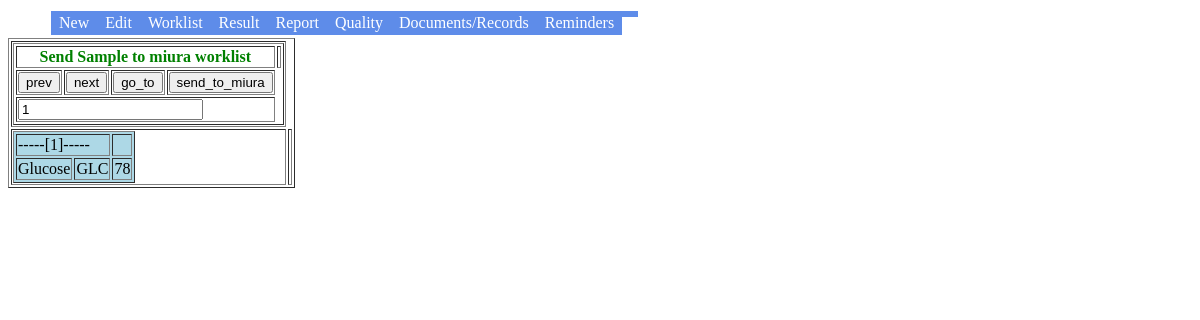
Screenshot of /send_sample_to_miura.php with the database file from the repository.
### tables this page shows
CREATE TABLE `examination` (
  `result` varchar(200) DEFAULT NULL,
  `unit` varchar(10) DEFAULT NULL,
  `name_of_examination` varchar(50) NOT NULL,
  `id` int(11) NOT NULL,
  `referance_range` varchar(200) DEFAULT NULL,
  `sample_type` varchar(20) NOT NULL,
  `preservative` varchar(30) NOT NULL,
  `method_of_analysis` varchar(50) NOT NULL,
  `sample_id` bigint(12) NOT NULL,
  `code` varchar(20) DEFAULT NULL,
  `details` varchar(200) DEFAULT NULL,
  `NABL_Accredited` varchar(20) DEFAULT NULL,
  PRIMARY KEY (`sample_id`,`id`),
  CONSTRAINT `examination_ibfk_1` FOREIGN KEY (`sample_id`) REFERENCES `sample` (`sample_id`) ON DELETE CASCADE ON UPDATE CASCADE
);

### common.php (the view, shortened to what this page needs)
<?php
function login_varify()
{
return mysql_connect('127.0.0.1',$_SESSION['login'],$_SESSION['password']);
}
function start_nchsls()
{
	if(!$link=login_varify())
	{
		exit();
	}
return $link;
}
function main_menu()
{
	echo '<link rel="stylesheet" type="text/css" href="horizontal.css">
	<script type="text/javascript" href=menu.js></script>
	<table border=0><tr><td>
	<div id="navbar">
	<ul>
	<li><a href="#">New</a>
		<ul>
			<li><a href=new_request_barcode_general_option2_OPD.php>New OPD Blood(S,P)</a>
			<li><a href=new_request_barcode_general_option2.php>New General</a>
		</ul>
	<li><a href="#">Edit</a>
		<ul>
			<li><a href=edit_request.php>Edit</a>
			<li><a href=delete_sample_request.php>Delete Sample</a>
			<li><a href=delete_examination_request.php>Delete Examination</a>
			<li><a href=attachment.php>Manage Attachment</a>
		</ul>
	<li><a href="#">Worklist</a>
		<ul>
			<li><a href=1_by_1.php>1-by-1</a>
			<li><a href=examination_wise_worklist.php>Examination wise worklist</a>
			<li><a href=sample_wise_worklist.php>Sample wise worklist</a>
		</ul>
	<li><a href="#">Result</a>
		<ul>
			<li><a href=import_results_XL_640.php>Import from Erba XL-640</a>';
	echo '	<li><a href=critical_report.php>Critical Report</a>
			<li><a href=examination_wise_results.php>Examination wise Entry</a>
		</ul>
	<li><a href="#">Report</a>
		<ul>
			<li><a href=print_report.php>Print</a>
			<li><a href=print_report_pdf_A4.php>Print-PDF-A4</a>
			<li><a href=print_report_pdf_A4_discontinuous.php>Print(barcode)</a>
		</ul>
	<li><a href="#">Quality</a>
		<ul>
			<li><a href=import_qc.php>Import QC</a>
			<li><a href=lj_chart.php>LJ chart/ insert/comment QC</a>
			<li><a href=refrigerator_temperature.php>Refrigerator Temperatures</a>
			<li><a href=environmental_parameter.php>Environmental Parameter</a>
			<li><a href=equipment_log.php>Equipment Log</a>
			<li><a href=equipment_record.php>Equipment Record</a>
			<li><a href=nc.php>Nonconformity Records</a>
			<li><a href=reagent.php>Reagents</a>
			<li><a href=calibration.php>Calibrations</a>
			<li><a href=TAT.php>Turnaround time</a>
		</ul>
	<li><a href="#">Documents/Records</a>
			<ul>
				<li><a target=_blank href=view_scope.php>Scope</a></li>
				<li><a href=view_data.php>View (from database)</a>
				<li><a href=NCHSLS target="_blank">View(from file system)</a>
				<li><a href=upload.php>Upload</a>
				<li><a href="monthly_sample_id_change.php">update sample_id</a>
				<li><a href=print_label_48.php>Print 48 lables</a></li>
				<li><a href=print_lables.php>Print barcode labels</a></li>
				<li><a href=new_request.php>New</a>
				<li><a href=new_request_FS.php>New Copy[F-S]</a>
				<li><a href=ljn.php>LJ N</a>
				<li><a href=import_qcn.php>Import QC N</a>
			</ul>
	<li><a href="schedule.php">Reminders</a>
	<li><a href="#">'.$_SESSION['login'].'</a>
			<ul>
				<li><a href="logout.php">Logout</a>
				<li><a href="change_password.php">Change Password</a>
				<li><a href="mlamp.php" target=_blank>About</a>
				<li><a href="suggestion.php" target=_blank>Suggestion</a>
			</ul>
	</ul></div>
	</td></tr></table>';
}
function print_sample_worklist($sample_id)
{
		$link=start_nchsls();
		$sql='select * from examination where sample_id=\''.$sample_id.'\'';
		$result=mysql_query($sql,$link);
		echo '<table border=1 bgcolor=lightblue>';
		echo '<tr><td colspan=2 align=left>-----['.$sample_id.']-----<td>';
		while($post_array=mysql_fetch_assoc($result))
		{
			echo '<tr><td>'.$post_array['name_of_examination'].'</td><td>'.$post_array['code'].'</td><td>'.$post_array['result'].'</td></tr>';
		}
		echo '</table>';
}
?>

### horizontal.css (style rules this page uses)
#navbar { margin: 0; padding: 0; height: 1em; }
#navbar li { list-style: none; float: left; }
#navbar li a { display: block; padding: 3px 8px; background-color: #5e8ce9; color: #fff; text-decoration: none; }

### rows the page displays
examination: name_of_examination "Glucose", code "GLC", result "78"

### other values shown
$sample_id "1"
